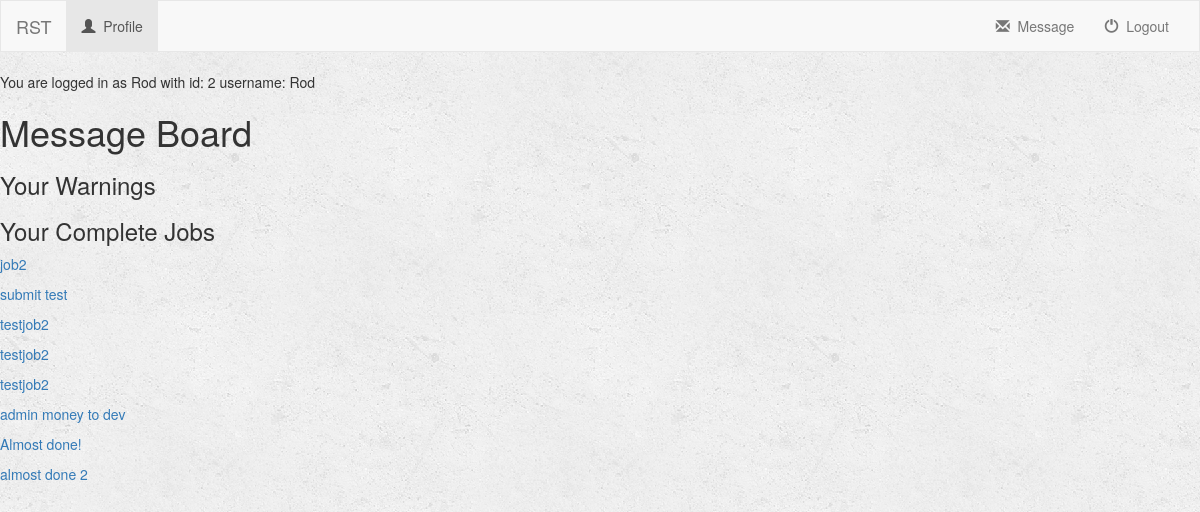
The app's page /turk/profile/2/message/ (signed in), older data.
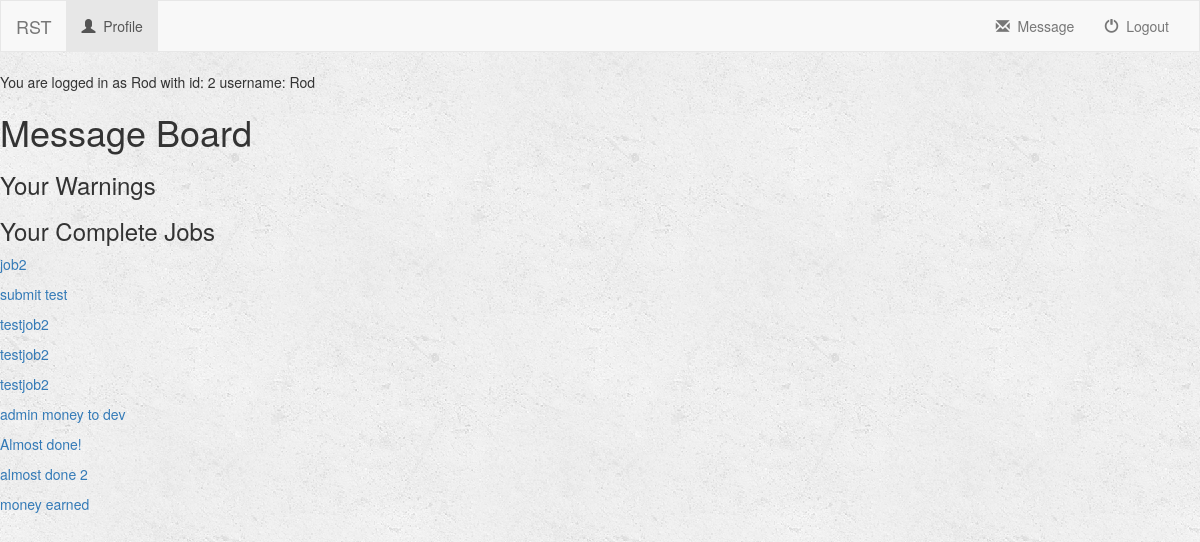
The same page, newer data.
### turk/models.py (models this page shows, shortened)
class JobSubmission(models.Model):
    developer = models.ForeignKey(User, on_delete=models.CASCADE, default=1)
    job = models.ForeignKey(Job, on_delete=models.CASCADE, default=1)
    submission = models.TextField()
    RATING_CHOICES = (
        (1, 1),
        (2, 2),
        (3, 3),
        (4, 4),
        (5, 5),
    )
    rating = models.FloatField(choices=RATING_CHOICES, default=5)
    reason = models.TextField()
    def __str__(self):
        return self.submission

class Job(models.Model):
    user = models.ForeignKey(User, on_delete=models.CASCADE, default=1)
    job_title = models.CharField(max_length=250)
    job_description = models.TextField()
    job_price = models.FloatField(default=0)
    is_complete = models.BooleanField(default=False) # job submitted
    is_late = models.BooleanField(default=False)
    is_rated = models.BooleanField(default=False)
    is_open = models.BooleanField(default=True) # Job is still open for bid
    lowest_bid = models.FloatField(validators=[MinValueValidator(0), MaxValueValidator(100)], default=0)
    bid_deadline = models.DateTimeField(default=datetime.now()+timedelta(7))
    job_deadline = models.DateTimeField(default=datetime.now()+timedelta(21))

### turk/views.py (the view)
# urls.py: url(r'^profile/(?P<user_id>[0-9]+)/message/$', views.message, name='message'),
def message(request, user_id):
    user = get_object_or_404(User, pk=user_id)
    if request.user.profile.position == "Client":
        jobs = Job.objects.filter(user=user).filter(is_complete=True)
    if request.user.profile.position == "Developer":
        jobs = JobSubmission.objects.filter(developer=user)
    print(jobs)
    context = {
        'user': user,
        'jobs': jobs,
    }
    return render(request, 'turk/message.html', context)

### turk/templates/turk/message.html (shortened to what this page needs)
{% extends 'turk/base.html' %}
{% block body %}
<h1>Message Board</h1>
<h3>Your Warnings</h3>
<h3>Your Complete Jobs</h3>
{% if request.user.profile.position == "Developer" %}
    {% for job in jobs %}
        <p><a href="{% url 'turk:job_description' job.job.user.id job.job.id %}">{{job.job.job_title}}</a></p>
    {% endfor %}
{% endif %}
{% endblock %}

Row changes from the older to the newer data that the page shows:
added JobSubmission: job.job_title "money earned"
